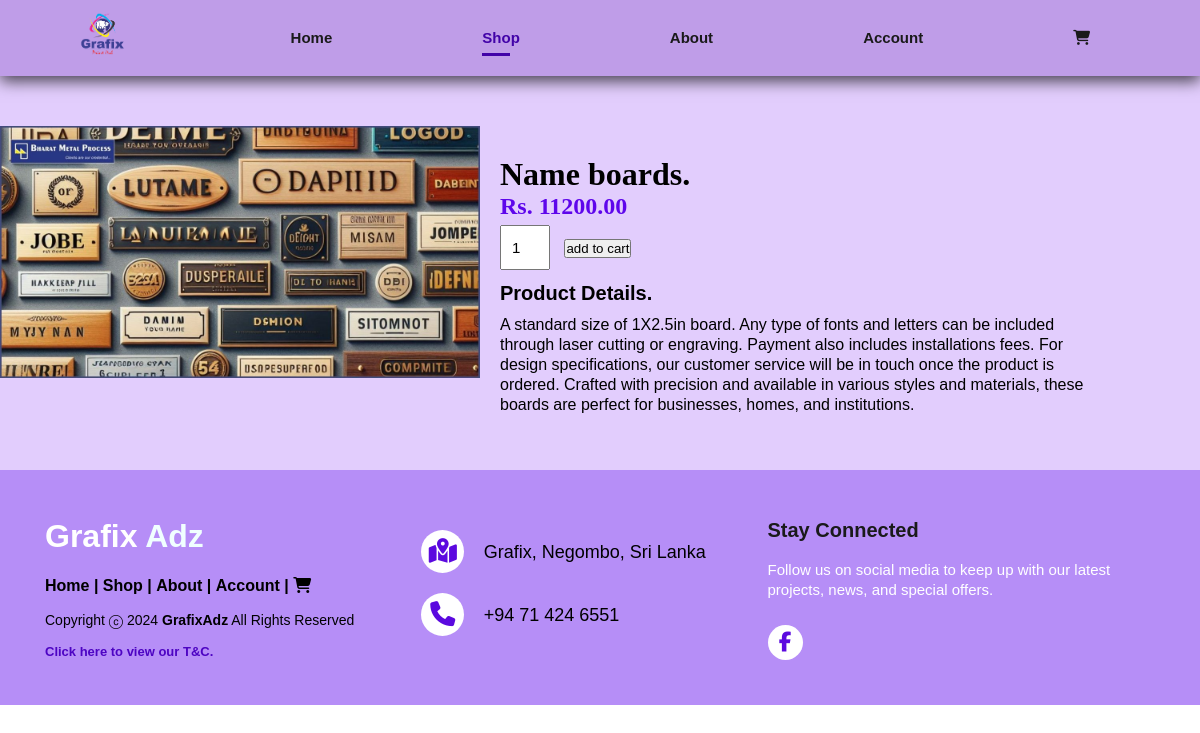
The page /singleproduct.php?product_id=4 on the database its author committed.
### tables this page shows
CREATE TABLE IF NOT EXISTS `products` (
  `product_id` int NOT NULL AUTO_INCREMENT,
  `product_name` varchar(100) NOT NULL,
  `product_category` varchar(100) NOT NULL,
  `product_description` varchar(500) NOT NULL,
  `product_image` varchar(255) NOT NULL,
  `product_image2` varchar(255) NOT NULL,
  `product_image3` varchar(255) NOT NULL,
  `product_image4` varchar(255) NOT NULL,
  `product_price` decimal(20,2) NOT NULL,
  `product_special_offer` tinyint NOT NULL,
  `product_color` varchar(100) NOT NULL,
  PRIMARY KEY (`product_id`)
);

### singleproduct.php (the view, shortened to what this page needs)
<?php
include('server/connection.php');
if(isset($_GET['product_id'])){
    $product_id = $_GET['product_id'];
        $stmt=$connect->prepare("SELECT * FROM products WHERE product_id = ?");
        $stmt->bind_param("i",$product_id);
        $stmt->execute();
        $products = $stmt->get_result();
}else{
    header('Location:index.php');
}
?>
<!DOCTYPE html>
<html lang = "en">
<head>
    <link rel="stylesheet" href="style.css">
</head>
    <body>
         <section id="header">
            <a href="home.html"><img src="Pictures/Logo.png" class="logo" alt=""></a>
            <div>
                <ul id="navbar">
                    <li><a href="index.php">Home</a></li>
                    <li><a class="active" href="shop.php">Shop</a></li>
                    <li><a href="about.html">About</a></li>
                    <li><a href="login.php">Account</a></li>
                    <li><a href="cart.php" class="cart"><i class="fa fa-shopping-cart" aria-hidden="true"></i></a></li>
                </ul>
            </div>
         </section>
         <section id="product_details" class="left-section">
    <?php while($row = $products->fetch_assoc()) { ?>
        <div class="single-pro-image">
            <img src="Pictures/<?php echo $row['product_image']; ?>" width="100%" id="Main-image" alt="">
        </div>
        <div class="single_pdetails" data-price="18000">
            <h1 id="product-name"><?php echo $row['product_name']; ?>.</h1>
            <h2 id="Price">Rs. <?php echo $row['product_price']; ?></h2>
        <form action="cart.php" method="post">
            <input type="number" name="product_quantity" value="1">
            <button type="submit" class="by-btn"  name="add_to_cart"> add to cart</button>
            </form>
            <h3>Product Details.</h3>
            <span><?php echo $row['product_description']; ?></span>
        </div>
    <?php } ?>
</section>
        <footer class="footer1">
            <div class="col1">
                <h1>Grafix <span>Adz</span></h1>
                <p class="footerlinks">
                    <a href="home.html">Home</a>
                    |
                    <a href="shop.html">Shop</a>
                    |
                    <a href="about.html">About</a>
                    |
                    <a href="login.html">Account</a>
                    |
                    <a href="cart.html" class="cart"><i class="fa fa-shopping-cart" aria-hidden="true"></i></a>
                </p>
                <p class="footer-companyname">Copyright ⓒ 2024 <strong>GrafixAdz</strong> All Rights Reserved</p>
                <br><P class="tc"><a href="t&c.html">Click here to view our T&C.<a></a></p>
            </div>
            <div class="col2">
                <div>
                    <i class="fa-solid fa-map-location-dot"></i>
                    <p><span>Grafix, Negombo, Sri Lanka</span></p>
                </div>
                <div>
                    <i class="fa-solid fa-phone"></i>
                    <p><span>+94 71 424 6551</span></p>
                </div>
            </div>
            <div class="col3">
                <p class="companyabout">
                    <span>Stay Connected</span> Follow us on social media to keep up
                    with our latest projects, news, and special offers.
                </p>
                <div class="footericons">
                    <a href="https://www.facebook.com/p/Grafix-100066480171516/?_rdr"><i class="fa fa-facebook"></i></a>
                </div>
            </div>
        </footer>
    </body>
</html>

### style.css (style rules this page uses)
* { margin: 0; padding: 0; box-sizing: border-box; font-family: 'Lucida Sans', 'Lucida Sans Regular', 'Lucida Grande', 'Lucida Sans Unicode', Geneva, Verdana, sans-serif; }
body { width: 100%; }
.logo { max-width: 75%; align-items: center; }
#header { display: flex; align-items: center; justify-content:space-between; padding: 0.001px 35px; background: #bf9de8; box-shadow: 0 5px 15px rgba(0,0,0, 0.7); z-index: 5; position: sticky; top: 0; left: 0; }
#navbar { display: flex; align-items: center; justify-content: center; z-index: 3; }
#navbar li { list-style: none; padding: 10px 75px; position: relative; }
#navbar li a { text-decoration: none; font-size: 15px; font-weight: 800; color: #1a1a1a; }
#navbar li a:hover, #navbar li a.active { color: #4203a8; }
#navbar li a.active::after, #navbar li a:hover::after { content: ""; width: 15%; height: 3px; background: #4203a8 ; position: absolute; bottom: 1px; left: 75px; }
img { vertical-align: middle; }
.footer1 { bottom: 0; left: 0; right: 0; background-color: #b68ef7; padding: 5px 0; margin: 0; width: 100%; box-sizing: border-box; widows: 50%; text-align: left; font: bold 16px sans-serif; padding: 50px 40px 40px 45px; line-height: 1; }
.footer1 .col1, .footer1 .col2, .footer1 .col3 { display: inline-block; vertical-align: top; width: 32%; }
.footer1 h1 { color: #ffff; font: normal 36px, 'cookie', cursive; margin-top: 10px 15px; }
.footer1 h1 span { color: azure; }
.footer1 .footerlinks { columns: #fff; margin: 20px 0 12px; }
.footer1 .footerlinks a { display: inline-block; line-height: 1.8; text-decoration: none; color: inherit; }
.footer1 .footer-companyname { color: #000000; font-size: 14px; font-weight: normal; margin: 0; }
.tc a { font-size: 13px; text-decoration: none; font-style: normal; color: #4d04c3; cursor: pointer; }
.footer1 .col2 i { background-color: #ffffff; color: #5b09df; font-size: 25px; width: 43px; height: 43px; border-radius: 60%; text-align: center; line-height: 42px; margin: 10px 15px; vertical-align: middle; }
.footer1 .col2 p { display: inline-block; color: rgb(0, 0, 0); vertical-align: middle; margin: 0; }
.footer1 .col2 p span { display: block; font-weight: normal; font-size: 18px; line-height: 2; }
.footer1 .col2 { color: #000000; text-decoration: none; }
.footer1 .companyabout { line-height: 20px; color: #fff; font-size: 15px; font-weight: normal; margin: 0; }
.footer1 .companyabout span { display: block; color: #1a1a1a; font-size: 20px; font-weight: bold; margin-bottom: 20px; }
.footer1 .footericons { margin-top: 25px; }
.footer1 .footericons a { display: inline-block; width: 35px; height: 35px; cursor: pointer; background-color: #ffffff; border-radius: 20px; font-size: 20px; color: #5b09df; text-align: center; line-height: 35px; margin-right: 3px; margin-bottom: 5px; }
#product_details { display: flex; background-color: #e2cdfd; padding-bottom: 55px; padding-top: 50px; }
#product_details .single-pro-image { width: 40%; margin-right: 20px; }
#product_details .single_pdetails { width: 50%; padding-top: 30px; }
.single_pdetails h1 { font-size: 32px; font-family: 'Times New Roman', Times, serif; }
.single_pdetails h2 { font-size: 24px; font-family:Cambria, Cochin, Georgia, Times, 'Times New Roman', serif; color: #5e06eb; margin-bottom: 5px; }
#product_details .single_pdetails input { width: 50px; height: 45px; padding-left: 10px; font-size: 15px; margin-right: 10px; }
.single_pdetails h3 { font-size: 20px; font-family:'Gill Sans', 'Gill Sans MT', Calibri, 'Trebuchet MS', sans-serif; margin-top: 12px; margin-bottom: 10px; }
.single_pdetails span { line-height: 20px; }

### rows shown on the page
products: product_image (picture), product_name "Name boards", product_price "11200.00", product_description "A standard size of 1X2.5in board. Any type of fonts and letters can be included through laser cutting or engraving. Payment also includes installations fees. For design specifications, our customer service will be in touch once the product is ordered. Crafted with precision and available in various styles and materials, these boards are perfect for businesses, homes, and institutions."
